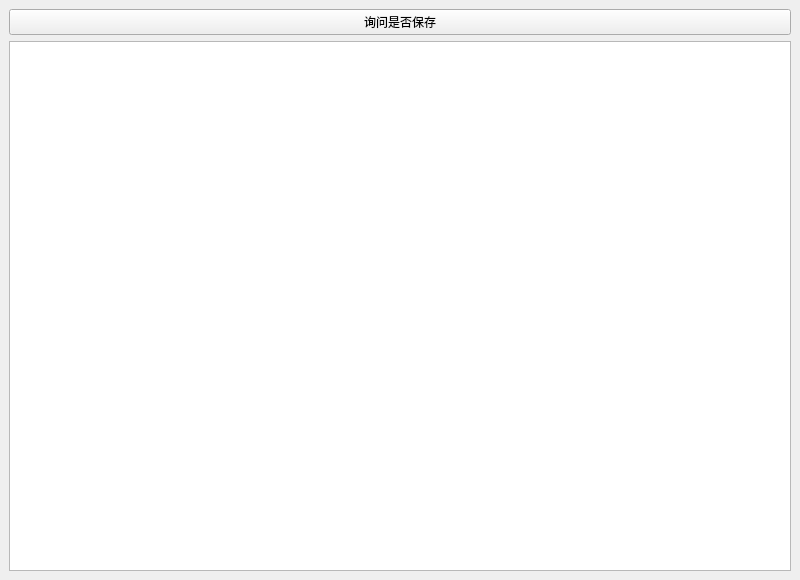
<?xml version="1.0" encoding="UTF-8"?>
<ui version="4.0">
 <class>MainWindow</class>
 <widget class="QMainWindow" name="MainWindow">
  <property name="geometry">
   <rect>
    <x>0</x>
    <y>0</y>
    <width>800</width>
    <height>580</height>
   </rect>
  </property>
  <property name="windowTitle">
   <string>39 消息框与三种选择结果</string>
  </property>
  <widget class="QWidget" name="centralwidget">
   <layout class="QVBoxLayout" name="verticalLayout">
    <item>
     <widget class="QPushButton" name="run">
      <property name="text">
       <string>询问是否保存</string>
      </property>
     </widget>
    </item>
    <item>
     <widget class="QTextEdit" name="resultEdit" />
    </item>
   </layout>
  </widget>
 </widget>
 <resources />
 <connections />
</ui>
